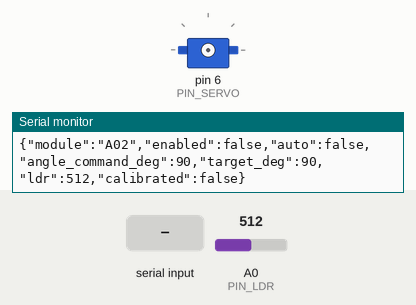
This sketch was run on a simulated Arduino Uno, built with avr-gcc and run on an emulated ATmega328P. Parts: servo, the last lines printed to the serial monitor. The inputs (shaded band) are chosen by the test bench; at power-on: A0 (PIN_LDR) = 512.

Above: at 1.2 s.
1.3 s: "<i>" received over Serial
At 1.75 s:
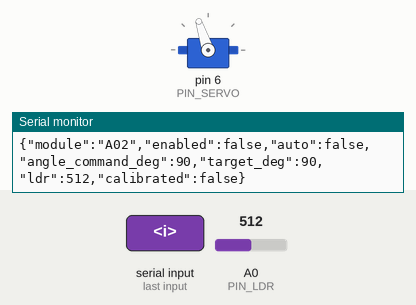
At 3.1 s:
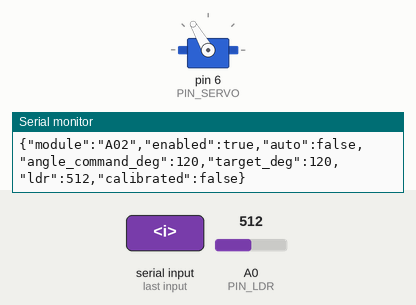
3.5 s: "<" received over Serial
At 5.9 s:
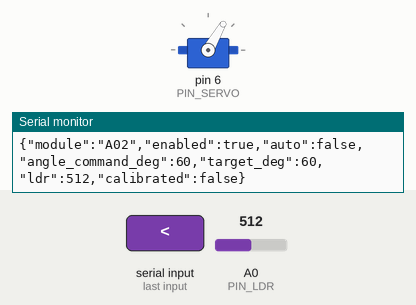
Timing chart, 0 to 7.4 s (numbered marks = the images above; inputs shaded):
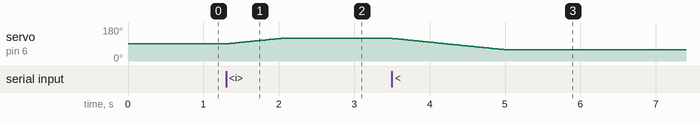

The sketch:

NEXUS_A02_Brise.ino
```cpp
/* Casa Inteligente | NEXUS | ExpoTech | A02 R01
 * Bancada: microservo livre, sinal D6, LDR A0. Ler README antes de alimentar.
 * Inicia sem sinal de servo. Nao e controle integrado da casa.
 */
#include <Arduino.h>
#include <Servo.h>
Servo brise;
const uint8_t PIN_SERVO = 6, PIN_LDR = A0;
const int MINIMO = 60, CENTRO = 90, MAXIMO = 120;
int posicao = CENTRO, alvo = CENTRO, claro = -1, escuro = -1, leitura = 0;
bool habilitado = false, automatico = false, escuroAtivo = false;
uint32_t ultimaAmostra = 0, ultimoPasso = 0, ultimoLog = 0;

bool calibrado() { return claro >= 0 && escuro >= 0 && abs(claro-escuro) >= 80; }
void status() {
  Serial.print(F("{\"module\":\"A02\",\"enabled\":")); Serial.print(habilitado?F("true"):F("false"));
  Serial.print(F(",\"auto\":")); Serial.print(automatico?F("true"):F("false"));
  Serial.print(F(",\"angle_command_deg\":")); Serial.print(posicao);
  Serial.print(F(",\"target_deg\":")); Serial.print(alvo);
  Serial.print(F(",\"ldr\":")); Serial.print(leitura);
  Serial.print(F(",\"calibrated\":")); Serial.print(calibrado()?F("true"):F("false"));
  Serial.println(F("}"));
}
void setup() {
  pinMode(PIN_SERVO, INPUT); pinMode(PIN_LDR, INPUT);
  Serial.begin(115200); leitura=analogRead(PIN_LDR);
  Serial.println(F("A02: i habilita em 90 graus; x retira sinal; < 60; > 120; n 90; c claro; e escuro; a auto; s estado"));
}
void loop() {
  uint32_t agora=millis();
  if (static_cast<uint32_t>(agora-ultimaAmostra)>=50) {
    ultimaAmostra=agora; leitura=(3*leitura+analogRead(PIN_LDR))/4;
  }
  while (Serial.available()) {
    char c=Serial.read();
    if (c=='i' && !habilitado) { brise.attach(PIN_SERVO); brise.write(CENTRO); posicao=alvo=CENTRO; habilitado=true; }
    else if (c=='x') { brise.detach(); pinMode(PIN_SERVO,INPUT); habilitado=automatico=false; }
    else if (c=='<') { alvo=MINIMO; automatico=false; }
    else if (c=='>') { alvo=MAXIMO; automatico=false; }
    else if (c=='n') { alvo=CENTRO; automatico=false; }
    else if (c=='c') { claro=leitura; automatico=false; Serial.print(F("CLARO="));Serial.println(claro); }
    else if (c=='e') { escuro=leitura; automatico=false; Serial.print(F("ESCURO="));Serial.println(escuro); }
    else if (c=='a') { automatico=habilitado && calibrado(); if(!automatico)Serial.println(F("AUTO bloqueado: habilitar servo e calibrar primeiro.")); }
    else if (c=='s') status();
  }
  if (automatico) {
    int meio=(claro+escuro)/2;
    if (escuro>claro) {
      if(leitura>=meio+20)escuroAtivo=true; else if(leitura<=meio-20)escuroAtivo=false;
    } else {
      if(leitura<=meio-20)escuroAtivo=true; else if(leitura>=meio+20)escuroAtivo=false;
    }
    // Associacao inicial de bancada; o sentido do mecanismo real sera conferido.
    alvo=escuroAtivo?MINIMO:MAXIMO;
  }
  if(habilitado && static_cast<uint32_t>(agora-ultimoPasso)>=25) {
    ultimoPasso=agora;
    if(posicao<alvo)++posicao; else if(posicao>alvo)--posicao;
    brise.write(posicao);
  }
  if(static_cast<uint32_t>(agora-ultimoLog)>=1000){ultimoLog=agora;status();}
}
```

Measured:
- after the input at 1.3 s, servo on pin 6 (PIN_SERVO): moves from 91° to 120° over 0.70 s, starting at once
- after the input at 3.5 s, servo on pin 6 (PIN_SERVO): moves from 120° to 60° over 1.5 s, starting at once
